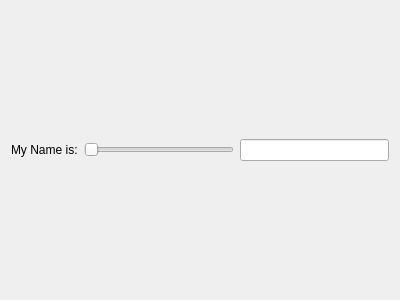
<?xml version="1.0" encoding="UTF-8"?>
<ui version="4.0">
 <class>Widget</class>
 <widget class="QWidget" name="Widget">
  <property name="geometry">
   <rect>
    <x>0</x>
    <y>0</y>
    <width>400</width>
    <height>300</height>
   </rect>
  </property>
  <property name="windowTitle">
   <string>Widget</string>
  </property>
  <layout class="QHBoxLayout" name="horizontalLayout">
   <item>
    <widget class="QLabel" name="label">
     <property name="text">
      <string>My Name is:</string>
     </property>
    </widget>
   </item>
   <item>
    <widget class="QSlider" name="horizontalSlider">
     <property name="orientation">
      <enum>Qt::Horizontal</enum>
     </property>
    </widget>
   </item>
   <item>
    <widget class="QLineEdit" name="lineEdit"/>
   </item>
  </layout>
 </widget>
 <layoutdefault spacing="6" margin="11"/>
 <resources/>
 <connections/>
</ui>
